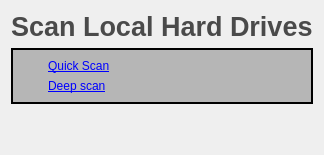
        <widget class="QWidget" name="stackedScan">
         <layout class="QVBoxLayout" name="verticalLayout">
          <item>
           <widget class="QLabel" name="labelScanTitle">
            <property name="font">
             <font>
              <pointsize>20</pointsize>
              <weight>75</weight>
              <bold>true</bold>
             </font>
            </property>
            <property name="styleSheet">
             <string notr="true">color: #4A4A4A;</string>
            </property>
            <property name="text">
             <string>Scan Local Hard Drives</string>
            </property>
           </widget>
          </item>
          <item>
           <widget class="QFrame" name="frameScan">
            <property name="styleSheet">
             <string notr="true">background-color: #b6b6b6;</string>
            </property>
            <property name="frameShape">
             <enum>QFrame::WinPanel</enum>
            </property>
            <property name="frameShadow">
             <enum>QFrame::Plain</enum>
            </property>
            <property name="lineWidth">
             <number>3</number>
            </property>
            <property name="midLineWidth">
             <number>1</number>
            </property>
            <layout class="QGridLayout" name="gridLayout">
             <item row="1" column="0">
              <widget class="QLabel" name="labelPointerDeepScan">
               <property name="maximumSize">
                <size>
                 <width>20</width>
                 <height>20</height>
                </size>
               </property>
               <property name="text">
                <string/>
               </property>
               <property name="pixmap">
                <pixmap resource="mainwindow.qrc">:/images/icon_marker.png</pixmap>
               </property>
               <property name="scaledContents">
                <bool>true</bool>
               </property>
              </widget>
             </item>
             <item row="0" column="0">
              <widget class="QLabel" name="labelPointerQuickScan">
               <property name="maximumSize">
                <size>
                 <width>20</width>
                 <height>20</height>
                </size>
               </property>
               <property name="text">
                <string/>
               </property>
               <property name="pixmap">
                <pixmap resource="mainwindow.qrc">:/images/icon_marker.png</pixmap>
               </property>
               <property name="scaledContents">
                <bool>true</bool>
               </property>
              </widget>
             </item>
             <item row="1" column="1">
              <widget class="QLabel" name="labelScanDeepScan">
               <property name="text">
                <string>&lt;a href=&quot;DeepScan&quot;&gt;Deep scan&lt;/a&gt;</string>
               </property>
              </widget>
             </item>
             <item row="0" column="1">
              <widget class="QLabel" name="labelScanQuickScan">
               <property name="text">
                <string>&lt;a href=&quot;QuickScan&quot;&gt;Quick Scan&lt;/a&gt;</string>
               </property>
               <property name="textInteractionFlags">
                <set>Qt::TextBrowserInteraction</set>
               </property>
              </widget>
             </item>
            </layout>
           </widget>
          </item>
          <item>
           <spacer name="verticalSpacer_6">
            <property name="orientation">
             <enum>Qt::Vertical</enum>
            </property>
            <property name="sizeHint" stdset="0">
             <size>
              <width>20</width>
              <height>40</height>
             </size>
            </property>
           </spacer>
          </item>
         </layout>
        </widget>
